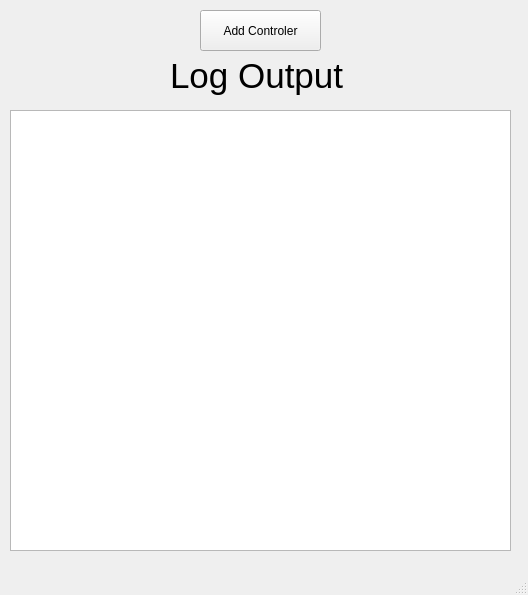
<?xml version="1.0" encoding="UTF-8"?>
<ui version="4.0">
 <class>MeasureSystemsManager</class>
 <widget class="QMainWindow" name="MeasureSystemsManager">
  <property name="geometry">
   <rect>
    <x>0</x>
    <y>0</y>
    <width>528</width>
    <height>595</height>
   </rect>
  </property>
  <property name="minimumSize">
   <size>
    <width>528</width>
    <height>595</height>
   </size>
  </property>
  <property name="maximumSize">
   <size>
    <width>528</width>
    <height>595</height>
   </size>
  </property>
  <property name="windowTitle">
   <string>Measure Systems Manager</string>
  </property>
  <widget class="QWidget" name="centralwidget">
   <widget class="QListWidget" name="listWidget">
    <property name="geometry">
     <rect>
      <x>10</x>
      <y>110</y>
      <width>501</width>
      <height>441</height>
     </rect>
    </property>
   </widget>
   <widget class="QPushButton" name="addControler">
    <property name="geometry">
     <rect>
      <x>200</x>
      <y>10</y>
      <width>121</width>
      <height>41</height>
     </rect>
    </property>
    <property name="text">
     <string>Add Controler</string>
    </property>
   </widget>
   <widget class="QLabel" name="label">
    <property name="geometry">
     <rect>
      <x>170</x>
      <y>50</y>
      <width>181</width>
      <height>51</height>
     </rect>
    </property>
    <property name="font">
     <font>
      <pointsize>26</pointsize>
     </font>
    </property>
    <property name="text">
     <string>Log Output</string>
    </property>
   </widget>
  </widget>
  <widget class="QMenuBar" name="menubar">
   <property name="geometry">
    <rect>
     <x>0</x>
     <y>0</y>
     <width>528</width>
     <height>21</height>
    </rect>
   </property>
  </widget>
  <widget class="QStatusBar" name="statusbar"/>
 </widget>
 <resources/>
 <connections/>
</ui>
